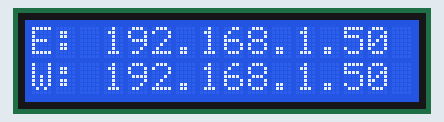
The program below on a simulated Raspberry Pi (BCM pin numbers). Shown: 16×2 character LCD. System figures (address, load, memory, disk, uptime) are fixed made-up values.

Above: at 0.3 s.
At 3.4 s:
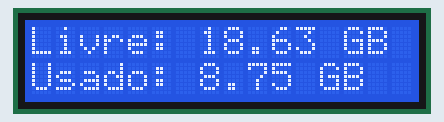
At 6.6 s:
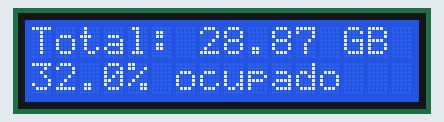
At 9.66 s:
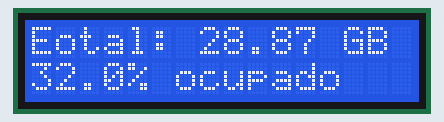

Measured:
- by itself, everything shown: repeats every 9.5 s, in 6 steps
- what the display in image 0 shows lasts 3.0 s, from 0.2 s to 3.2 s

The program:

Script.py
```python
import psutil
import smbus
import time
import netifaces as ni

ipeth0 = ni.ifaddresses('eth0')[ni.AF_INET][0]['addr']
ipwlan0 = ni.ifaddresses('wlan0')[ni.AF_INET][0]['addr']

#Determinar caracteristicas do disco
obj_Disk = psutil.disk_usage('/')

total = obj_Disk.total / (1024.0 ** 3)
usado = obj_Disk.used / (1024.0 ** 3)
livre = obj_Disk.free / (1024.0 ** 3)
percentagem = str(obj_Disk.percent)

total_f=str(format(total,'.2f'))
usado_f=str(format(usado,'.2f'))
livre_f=str(format(livre,'.2f'))

# Define some device parameters
I2C_ADDR  = 0x27 # I2C device address
LCD_WIDTH = 16   # Maximum characters per line

# Define some device constants
LCD_CHR = 1 # Mode - Sending data
LCD_CMD = 0 # Mode - Sending command

LCD_LINE_1 = 0x80 # LCD RAM address for the 1st line
LCD_LINE_2 = 0xC0 # LCD RAM address for the 2nd line
LCD_LINE_3 = 0x94 # LCD RAM address for the 3rd line
LCD_LINE_4 = 0xD4 # LCD RAM address for the 4th line

LCD_BACKLIGHT  = 0x08  # On
#LCD_BACKLIGHT = 0x00  # Off

ENABLE = 0b00000100 # Enable bit

# Timing constants
E_PULSE = 0.0005
E_DELAY = 0.0005

#Open I2C interface
#bus = smbus.SMBus(0)  # Rev 1 Pi uses 0
bus = smbus.SMBus(1) # Rev 2 Pi uses 1

def lcd_init():
  # Initialise display
  lcd_byte(0x33,LCD_CMD) # 110011 Initialise
  lcd_byte(0x32,LCD_CMD) # 110010 Initialise
  lcd_byte(0x06,LCD_CMD) # 000110 Cursor move direction
  lcd_byte(0x0C,LCD_CMD) # 001100 Display On,Cursor Off, Blink Off
  lcd_byte(0x28,LCD_CMD) # 101000 Data length, number of lines, font size
  lcd_byte(0x01,LCD_CMD) # 000001 Clear display
  time.sleep(E_DELAY)

def lcd_byte(bits, mode):
  # Send byte to data pins
  # bits = the data
  # mode = 1 for data
  #        0 for command

  bits_high = mode | (bits & 0xF0) | LCD_BACKLIGHT
  bits_low = mode | ((bits<<4) & 0xF0) | LCD_BACKLIGHT

  # High bits
  bus.write_byte(I2C_ADDR, bits_high)
  lcd_toggle_enable(bits_high)

  # Low bits
  bus.write_byte(I2C_ADDR, bits_low)
  lcd_toggle_enable(bits_low)

def lcd_toggle_enable(bits):
  # Toggle enable
  time.sleep(E_DELAY)
  bus.write_byte(I2C_ADDR, (bits | ENABLE))
  time.sleep(E_PULSE)
  time.sleep(E_PULSE)
  bus.write_byte(I2C_ADDR,(bits & ~ENABLE))
  time.sleep(E_DELAY)

def lcd_string(message,line):
  # Send string to display

  message = message.ljust(LCD_WIDTH," ")

  lcd_byte(line, LCD_CMD)

  for i in range(LCD_WIDTH):
    lcd_byte(ord(message[i]),LCD_CHR)

def main():
  # Main program block

  # Initialise display
  lcd_init()

  while True:
    lcd_string("E: " + ipeth0, LCD_LINE_1)
    lcd_string("W: " + ipwlan0, LCD_LINE_2)
    time.sleep(3)
    lcd_string("Livre: " + livre_f + " GB", LCD_LINE_1)
    lcd_string("Usado: " + usado_f + " GB", LCD_LINE_2)
    time.sleep(3)
    lcd_string("Total: " + total_f + " GB", LCD_LINE_1)
    lcd_string(percentagem + "% ocupado", LCD_LINE_2)
    time.sleep(3)
if __name__ == '__main__':

  try:
    main()
  except KeyboardInterrupt:
    pass
  finally:
    lcd_byte(0x01, LCD_CMD)
```
